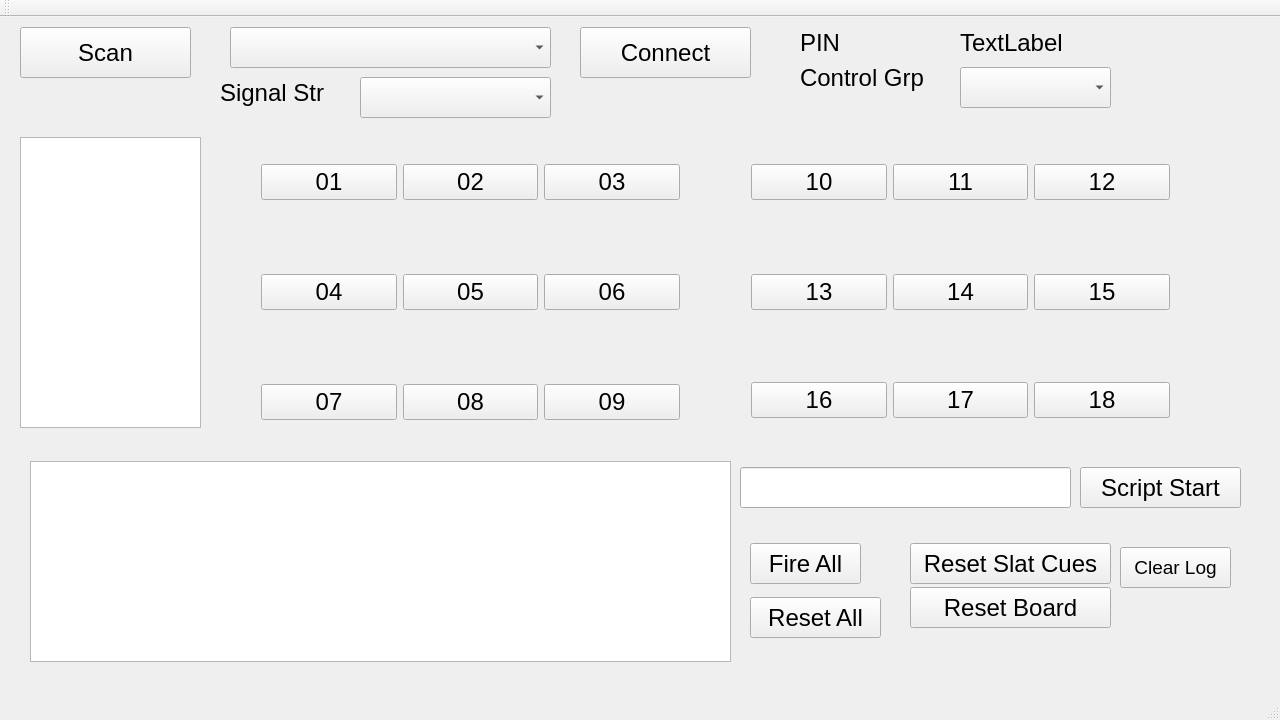
<?xml version="1.0" encoding="UTF-8"?>
<ui version="4.0">
 <class>MainWindow</class>
 <widget class="QMainWindow" name="MainWindow">
  <property name="geometry">
   <rect>
    <x>0</x>
    <y>0</y>
    <width>1280</width>
    <height>720</height>
   </rect>
  </property>
  <property name="windowTitle">
   <string>MainWindow</string>
  </property>
  <widget class="QWidget" name="centralWidget">
   <widget class="QWidget" name="layoutWidget">
    <property name="geometry">
     <rect>
      <x>250</x>
      <y>230</y>
      <width>441</width>
      <height>91</height>
     </rect>
    </property>
    <property name="font">
     <font>
      <pointsize>18</pointsize>
     </font>
    </property>
    <layout class="QHBoxLayout" name="horizontalLayout_2">
     <item>
      <widget class="QPushButton" name="btnCue04">
       <property name="font">
        <font>
         <pointsize>18</pointsize>
        </font>
       </property>
       <property name="text">
        <string>04</string>
       </property>
      </widget>
     </item>
     <item>
      <widget class="QPushButton" name="btnCue05">
       <property name="font">
        <font>
         <pointsize>18</pointsize>
        </font>
       </property>
       <property name="text">
        <string>05</string>
       </property>
      </widget>
     </item>
     <item>
      <widget class="QPushButton" name="btnCue06">
       <property name="font">
        <font>
         <pointsize>18</pointsize>
        </font>
       </property>
       <property name="text">
        <string>06</string>
       </property>
      </widget>
     </item>
    </layout>
   </widget>
   <widget class="QWidget" name="layoutWidget">
    <property name="geometry">
     <rect>
      <x>740</x>
      <y>230</y>
      <width>441</width>
      <height>91</height>
     </rect>
    </property>
    <property name="font">
     <font>
      <pointsize>18</pointsize>
     </font>
    </property>
    <layout class="QHBoxLayout" name="horizontalLayout_5">
     <item>
      <widget class="QPushButton" name="btnCue13">
       <property name="font">
        <font>
         <pointsize>18</pointsize>
        </font>
       </property>
       <property name="text">
        <string>13</string>
       </property>
      </widget>
     </item>
     <item>
      <widget class="QPushButton" name="btnCue14">
       <property name="font">
        <font>
         <pointsize>18</pointsize>
        </font>
       </property>
       <property name="text">
        <string>14</string>
       </property>
      </widget>
     </item>
     <item>
      <widget class="QPushButton" name="btnCue15">
       <property name="font">
        <font>
         <pointsize>18</pointsize>
        </font>
       </property>
       <property name="text">
        <string>15</string>
       </property>
      </widget>
     </item>
    </layout>
   </widget>
   <widget class="QWidget" name="layoutWidget">
    <property name="geometry">
     <rect>
      <x>250</x>
      <y>340</y>
      <width>441</width>
      <height>91</height>
     </rect>
    </property>
    <property name="font">
     <font>
      <pointsize>18</pointsize>
     </font>
    </property>
    <layout class="QHBoxLayout" name="horizontalLayout_3">
     <item>
      <widget class="QPushButton" name="btnCue07">
       <property name="font">
        <font>
         <pointsize>18</pointsize>
        </font>
       </property>
       <property name="text">
        <string>07</string>
       </property>
      </widget>
     </item>
     <item>
      <widget class="QPushButton" name="btnCue08">
       <property name="font">
        <font>
         <pointsize>18</pointsize>
        </font>
       </property>
       <property name="text">
        <string>08</string>
       </property>
      </widget>
     </item>
     <item>
      <widget class="QPushButton" name="btnCue09">
       <property name="font">
        <font>
         <pointsize>18</pointsize>
        </font>
       </property>
       <property name="text">
        <string>09</string>
       </property>
      </widget>
     </item>
    </layout>
   </widget>
   <widget class="QWidget" name="layoutWidget">
    <property name="geometry">
     <rect>
      <x>740</x>
      <y>343</y>
      <width>441</width>
      <height>81</height>
     </rect>
    </property>
    <property name="font">
     <font>
      <pointsize>18</pointsize>
     </font>
    </property>
    <layout class="QHBoxLayout" name="horizontalLayout_6">
     <item>
      <widget class="QPushButton" name="btnCue16">
       <property name="font">
        <font>
         <pointsize>18</pointsize>
        </font>
       </property>
       <property name="text">
        <string>16</string>
       </property>
      </widget>
     </item>
     <item>
      <widget class="QPushButton" name="btnCue17">
       <property name="font">
        <font>
         <pointsize>18</pointsize>
        </font>
       </property>
       <property name="text">
        <string>17</string>
       </property>
      </widget>
     </item>
     <item>
      <widget class="QPushButton" name="btnCue18">
       <property name="font">
        <font>
         <pointsize>18</pointsize>
        </font>
       </property>
       <property name="text">
        <string>18</string>
       </property>
      </widget>
     </item>
    </layout>
   </widget>
   <widget class="QWidget" name="layoutWidget">
    <property name="geometry">
     <rect>
      <x>740</x>
      <y>120</y>
      <width>441</width>
      <height>91</height>
     </rect>
    </property>
    <property name="font">
     <font>
      <pointsize>18</pointsize>
     </font>
    </property>
    <layout class="QHBoxLayout" name="horizontalLayout_4">
     <item>
      <widget class="QPushButton" name="btnCue10">
       <property name="font">
        <font>
         <pointsize>18</pointsize>
        </font>
       </property>
       <property name="text">
        <string>10</string>
       </property>
      </widget>
     </item>
     <item>
      <widget class="QPushButton" name="btnCue11">
       <property name="font">
        <font>
         <pointsize>18</pointsize>
        </font>
       </property>
       <property name="text">
        <string>11</string>
       </property>
      </widget>
     </item>
     <item>
      <widget class="QPushButton" name="btnCue12">
       <property name="font">
        <font>
         <pointsize>18</pointsize>
        </font>
       </property>
       <property name="text">
        <string>12</string>
       </property>
      </widget>
     </item>
    </layout>
   </widget>
   <widget class="QWidget" name="layoutWidget">
    <property name="geometry">
     <rect>
      <x>250</x>
      <y>120</y>
      <width>441</width>
      <height>91</height>
     </rect>
    </property>
    <property name="font">
     <font>
      <pointsize>18</pointsize>
     </font>
    </property>
    <layout class="QHBoxLayout" name="horizontalLayout">
     <item>
      <widget class="QPushButton" name="btnCue01">
       <property name="font">
        <font>
         <pointsize>18</pointsize>
        </font>
       </property>
       <property name="text">
        <string>01</string>
       </property>
      </widget>
     </item>
     <item>
      <widget class="QPushButton" name="btnCue02">
       <property name="font">
        <font>
         <pointsize>18</pointsize>
        </font>
       </property>
       <property name="text">
        <string>02</string>
       </property>
      </widget>
     </item>
     <item>
      <widget class="QPushButton" name="btnCue03">
       <property name="font">
        <font>
         <pointsize>18</pointsize>
        </font>
       </property>
       <property name="text">
        <string>03</string>
       </property>
      </widget>
     </item>
    </layout>
   </widget>
   <widget class="QListView" name="listViewSlats">
    <property name="geometry">
     <rect>
      <x>20</x>
      <y>120</y>
      <width>181</width>
      <height>291</height>
     </rect>
    </property>
    <property name="font">
     <font>
      <pointsize>24</pointsize>
     </font>
    </property>
    <property name="editTriggers">
     <set>QAbstractItemView::NoEditTriggers</set>
    </property>
   </widget>
   <widget class="QTextEdit" name="textEditLog">
    <property name="geometry">
     <rect>
      <x>30</x>
      <y>444</y>
      <width>701</width>
      <height>201</height>
     </rect>
    </property>
    <property name="font">
     <font>
      <pointsize>18</pointsize>
     </font>
    </property>
   </widget>
   <widget class="QLabel" name="label_2">
    <property name="geometry">
     <rect>
      <x>800</x>
      <y>40</y>
      <width>151</width>
      <height>41</height>
     </rect>
    </property>
    <property name="font">
     <font>
      <pointsize>18</pointsize>
     </font>
    </property>
    <property name="text">
     <string>Control Grp</string>
    </property>
   </widget>
   <widget class="QLabel" name="label_3">
    <property name="geometry">
     <rect>
      <x>800</x>
      <y>10</y>
      <width>121</width>
      <height>31</height>
     </rect>
    </property>
    <property name="font">
     <font>
      <pointsize>18</pointsize>
     </font>
    </property>
    <property name="text">
     <string>PIN</string>
    </property>
   </widget>
   <widget class="QLabel" name="labelPin">
    <property name="geometry">
     <rect>
      <x>960</x>
      <y>10</y>
      <width>131</width>
      <height>31</height>
     </rect>
    </property>
    <property name="font">
     <font>
      <pointsize>18</pointsize>
     </font>
    </property>
    <property name="text">
     <string>TextLabel</string>
    </property>
   </widget>
   <widget class="QComboBox" name="comboBoxSignalStrength">
    <property name="geometry">
     <rect>
      <x>360</x>
      <y>60</y>
      <width>191</width>
      <height>41</height>
     </rect>
    </property>
    <property name="font">
     <font>
      <pointsize>18</pointsize>
     </font>
    </property>
   </widget>
   <widget class="QLabel" name="label_4">
    <property name="geometry">
     <rect>
      <x>220</x>
      <y>60</y>
      <width>141</width>
      <height>31</height>
     </rect>
    </property>
    <property name="font">
     <font>
      <pointsize>18</pointsize>
     </font>
    </property>
    <property name="text">
     <string>Signal Str</string>
    </property>
   </widget>
   <widget class="QPushButton" name="btnResetCues">
    <property name="geometry">
     <rect>
      <x>910</x>
      <y>526</y>
      <width>201</width>
      <height>41</height>
     </rect>
    </property>
    <property name="font">
     <font>
      <pointsize>18</pointsize>
     </font>
    </property>
    <property name="text">
     <string>Reset Slat Cues</string>
    </property>
   </widget>
   <widget class="QPushButton" name="btnResetBoard">
    <property name="geometry">
     <rect>
      <x>910</x>
      <y>570</y>
      <width>201</width>
      <height>41</height>
     </rect>
    </property>
    <property name="font">
     <font>
      <pointsize>18</pointsize>
     </font>
    </property>
    <property name="text">
     <string>Reset Board</string>
    </property>
   </widget>
   <widget class="QPushButton" name="btnResetAll">
    <property name="geometry">
     <rect>
      <x>750</x>
      <y>580</y>
      <width>131</width>
      <height>41</height>
     </rect>
    </property>
    <property name="font">
     <font>
      <pointsize>18</pointsize>
     </font>
    </property>
    <property name="text">
     <string>Reset All</string>
    </property>
   </widget>
   <widget class="QPushButton" name="btnFireAll">
    <property name="geometry">
     <rect>
      <x>750</x>
      <y>526</y>
      <width>111</width>
      <height>41</height>
     </rect>
    </property>
    <property name="font">
     <font>
      <pointsize>18</pointsize>
     </font>
    </property>
    <property name="text">
     <string>Fire All</string>
    </property>
   </widget>
   <widget class="QPushButton" name="btnStartScript">
    <property name="geometry">
     <rect>
      <x>1080</x>
      <y>450</y>
      <width>161</width>
      <height>41</height>
     </rect>
    </property>
    <property name="font">
     <font>
      <pointsize>18</pointsize>
     </font>
    </property>
    <property name="text">
     <string>Script Start</string>
    </property>
   </widget>
   <widget class="QLineEdit" name="lineEditScript">
    <property name="geometry">
     <rect>
      <x>740</x>
      <y>450</y>
      <width>331</width>
      <height>41</height>
     </rect>
    </property>
    <property name="font">
     <font>
      <pointsize>18</pointsize>
     </font>
    </property>
    <property name="text">
     <string/>
    </property>
   </widget>
   <widget class="QComboBox" name="comboBoxBluetooth">
    <property name="geometry">
     <rect>
      <x>230</x>
      <y>10</y>
      <width>321</width>
      <height>41</height>
     </rect>
    </property>
    <property name="font">
     <font>
      <pointsize>18</pointsize>
     </font>
    </property>
   </widget>
   <widget class="QPushButton" name="btnBluetoothScan">
    <property name="geometry">
     <rect>
      <x>20</x>
      <y>10</y>
      <width>171</width>
      <height>51</height>
     </rect>
    </property>
    <property name="font">
     <font>
      <pointsize>18</pointsize>
     </font>
    </property>
    <property name="text">
     <string>Scan</string>
    </property>
   </widget>
   <widget class="QPushButton" name="btnBluetoothConnect">
    <property name="geometry">
     <rect>
      <x>580</x>
      <y>10</y>
      <width>171</width>
      <height>51</height>
     </rect>
    </property>
    <property name="font">
     <font>
      <pointsize>18</pointsize>
     </font>
    </property>
    <property name="text">
     <string>Connect</string>
    </property>
   </widget>
   <widget class="QPushButton" name="btnClear">
    <property name="geometry">
     <rect>
      <x>1120</x>
      <y>530</y>
      <width>111</width>
      <height>41</height>
     </rect>
    </property>
    <property name="font">
     <font>
      <pointsize>14</pointsize>
     </font>
    </property>
    <property name="text">
     <string>Clear Log</string>
    </property>
   </widget>
   <widget class="QComboBox" name="comboBoxControlGroup">
    <property name="geometry">
     <rect>
      <x>960</x>
      <y>50</y>
      <width>151</width>
      <height>41</height>
     </rect>
    </property>
    <property name="font">
     <font>
      <pointsize>18</pointsize>
     </font>
    </property>
   </widget>
  </widget>
  <widget class="QMenuBar" name="menuBar">
   <property name="geometry">
    <rect>
     <x>0</x>
     <y>0</y>
     <width>1280</width>
     <height>20</height>
    </rect>
   </property>
  </widget>
  <widget class="QToolBar" name="mainToolBar">
   <attribute name="toolBarArea">
    <enum>TopToolBarArea</enum>
   </attribute>
   <attribute name="toolBarBreak">
    <bool>false</bool>
   </attribute>
  </widget>
  <widget class="QStatusBar" name="statusBar"/>
 </widget>
 <layoutdefault spacing="6" margin="11"/>
 <resources/>
 <connections/>
</ui>
